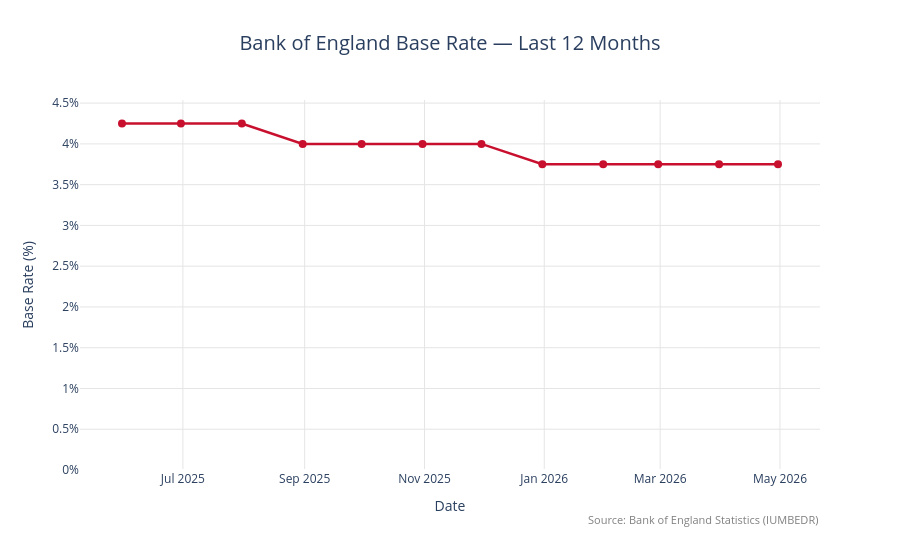

The cell this chart's notebook holds for it:
### Code cell
import requests
import pandas as pd
import plotly.graph_objects as go
from datetime import datetime, timedelta
from io import StringIO

# Bank of England official Statistics API
# Series code IUMBEDR = Bank Rate (official base rate)
# https://www.bankofengland.co.uk/statistics/bank-stats-technical-notes

end_date = datetime.today()
start_date = end_date - timedelta(days=365)

url = (
    "https://www.bankofengland.co.uk/boeapps/database/_iadb-FromShowColumns.asp"
    "?csv.x=yes"
    f"&Datefrom={start_date.strftime('%d/%b/%Y')}"
    f"&Dateto={end_date.strftime('%d/%b/%Y')}"
    "&SeriesCodes=IUMBEDR"
    "&CSVF=TN"
    "&UsingCodes=Y"
)

print(f"Fetching data from Bank of England Statistics API...")
print(f"Period: {start_date.strftime('%d %b %Y')} → {end_date.strftime('%d %b %Y')}\n")

response = requests.get(url, headers={"User-Agent": "Mozilla/5.0"})
response.raise_for_status()

df = pd.read_csv(StringIO(response.text))
df.columns = ["Date", "Base Rate (%)"]
df["Date"] = pd.to_datetime(df["Date"], format="mixed", dayfirst=True)
df["Base Rate (%)"] = pd.to_numeric(df["Base Rate (%)"], errors="coerce")
df = df.dropna().sort_values("Date").reset_index(drop=True)

print(f"Records retrieved: {len(df)}")
print(df.to_string(index=False))

# ── Plotly chart ──────────────────────────────────────────────────────────────
fig = go.Figure()

fig.add_trace(go.Scatter(
    x=df["Date"],
    y=df["Base Rate (%)"],
    mode="lines+markers",
    line=dict(color="#C8102E", width=2.5),   # Bank of England red
    marker=dict(size=8, color="#C8102E"),
    name="Base Rate",
    hovertemplate="<b>%{x|%d %b %Y}</b><br>Base Rate: <b>%{y:.2f}%</b><extra></extra>"
))

fig.update_layout(
    title=dict(
        text="Bank of England Base Rate — Last 12 Months",
        font=dict(size=20),
        x=0.5
    ),
    xaxis=dict(title="Date", showgrid=True, gridcolor="#e5e5e5", tickformat="%b %Y"),
    yaxis=dict(title="Base Rate (%)", showgrid=True, gridcolor="#e5e5e5",
               ticksuffix="%", rangemode="tozero"),
    plot_bgcolor="white",
    paper_bgcolor="white",
    hovermode="x unified",
    annotations=[dict(
        text='Source: <a href="https://www.bankofengland.co.uk/monetary-policy/the-bank-rate">'
             'Bank of England Statistics (IUMBEDR)</a>',
        showarrow=False, xref="paper", yref="paper",
        x=1, y=-0.16, xanchor="right", font=dict(size=11, color="grey")
    )],
    margin=dict(b=90)
)

fig.show()

### Figure 1 — Plotly figure (JSON) as saved in the notebook; plotly's stock layout.template omitted (floating-point values rounded to 4 significant figures)
{"data": [{"hovertemplate": "<b>%{x|%d %b %Y}</b><br>Base Rate: <b>%{y:.2f}%</b><extra></extra>", "line": {"color": "#C8102E", "width": 2.5}, "marker": {"color": "#C8102E", "size": 8}, "mode": "lines+markers", "name": "Base Rate", "type": "scatter", "x": ["2025-05-31T00:00:00.000000000", "2025-06-30T00:00:00.000000000", "2025-07-31T00:00:00.000000000", "2025-08-31T00:00:00.000000000", "2025-09-30T00:00:00.000000000", "2025-10-31T00:00:00.000000000", "2025-11-30T00:00:00.000000000", "2025-12-31T00:00:00.000000000", "2026-01-31T00:00:00.000000000", "2026-02-28T00:00:00.000000000", "2026-03-31T00:00:00.000000000", "2026-04-30T00:00:00.000000000"], "y": [4.25, 4.25, 4.25, 4.0, 4.0, 4.0, 4.0, 3.75, 3.75, 3.75, 3.75, 3.75]}], "layout": {"annotations": [{"font": {"color": "grey", "size": 11}, "showarrow": false, "text": "Source: <a href=\"https://www.bankofengland.co.uk/monetary-policy/the-bank-rate\">Bank of England Statistics (IUMBEDR)</a>", "x": 1, "xanchor": "right", "xref": "paper", "y": -0.16, "yref": "paper"}], "hovermode": "x unified", "margin": {"b": 90}, "paper_bgcolor": "white", "plot_bgcolor": "white", "title": {"font": {"size": 20}, "text": "Bank of England Base Rate — Last 12 Months", "x": 0.5}, "xaxis": {"gridcolor": "#e5e5e5", "showgrid": true, "tickformat": "%b %Y", "title": {"text": "Date"}}, "yaxis": {"gridcolor": "#e5e5e5", "rangemode": "tozero", "showgrid": true, "ticksuffix": "%", "title": {"text": "Base Rate (%)"}}}}
